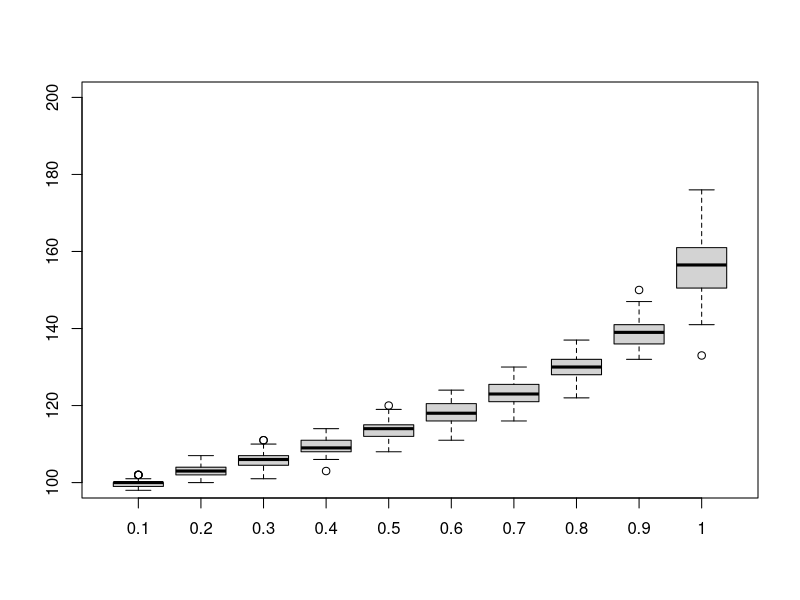
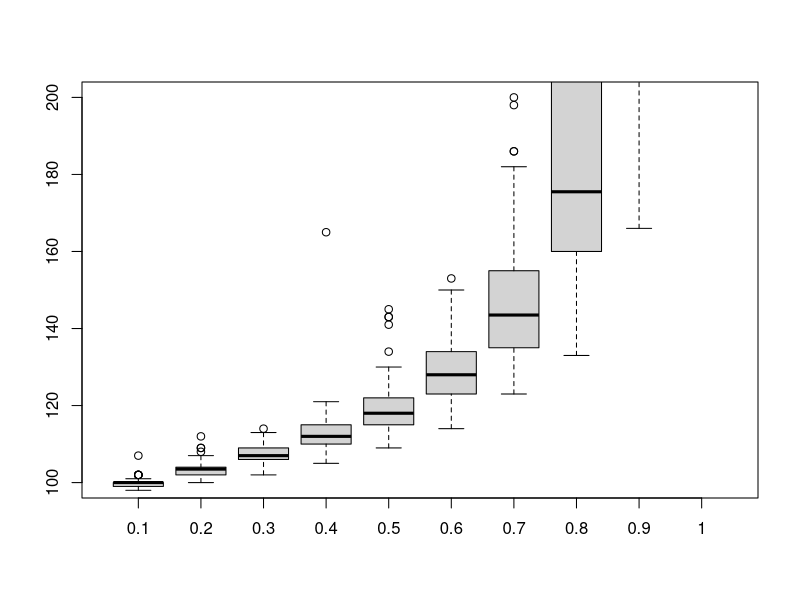
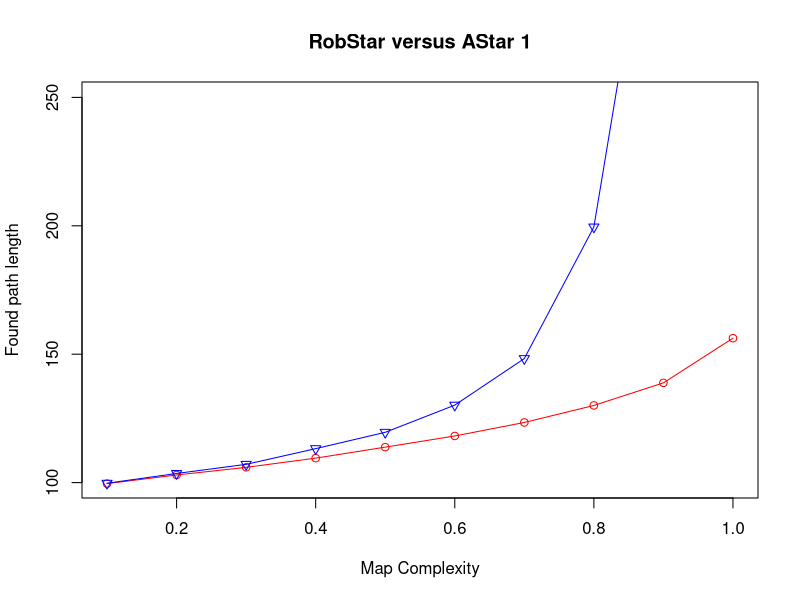
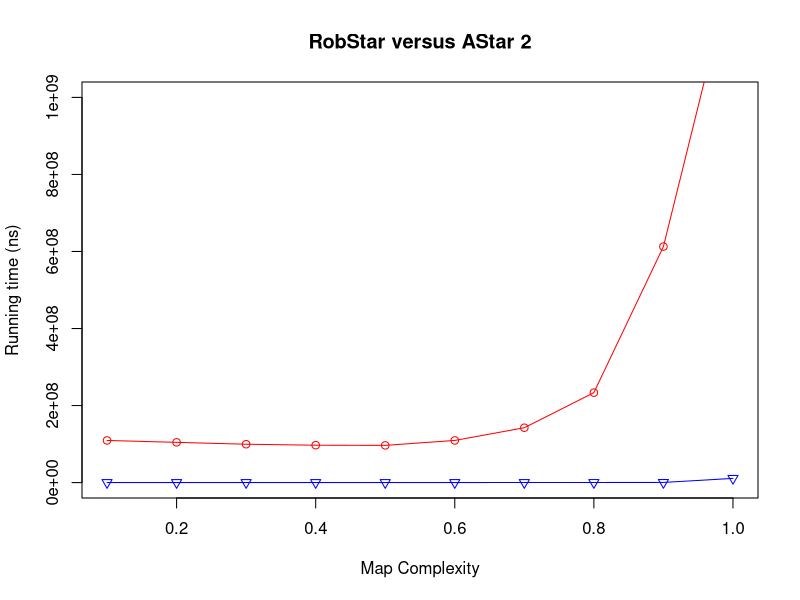

Here is the R script that generated these plots, in order:

# Set the working directory
setwd("~/Development/DKE/Project22/experiments/a_star/data")

# Import the data
data <- read.csv("astar_total.csv")

# Split the data based on the complexity of the map
a_path <- split(data$a_path_length, data$map_complexity)
l_path <- split(data$robStar_path_length, data$map_complexity)

# Draw boxplot
boxplot(a_path, ylim = c(100,200))
boxplot(l_path
        , ylim = c(100,200)
        )

# Calculate the means of the path length per map complexity
a_means <- aggregate(data$a_path_length, list(data$map_complexity), mean)
l_means <- aggregate(data$robStar_path_length, list(data$map_complexity), mean)

# Plot the means of path length of RobStar vs AStar
plot(a_means, col="red", ylim=c(100,250),  xlab="Map Complexity", ylab="Found path length", main="RobStar versus AStar 1")
lines(a_means, col="red")
points(l_means, col="blue", pch=6)
lines(l_means, col="blue")

# Calculate the means of the time per map complexity
a_time <- aggregate(data$a_running_time, list(data$map_complexity), mean)
l_time <- aggregate(data$robStar_running_time, list(data$map_complexity), mean)

# Plot the means of running time of RobStar vs AStar
plot(a_time, col="red", ylim=c(0,1e+9), xlab="Map Complexity", ylab="Running time (ns)", main="RobStar versus AStar 2")
lines(a_time, col="red")
points(l_time, col="blue",pch=6)
lines(l_time, col="blue")
